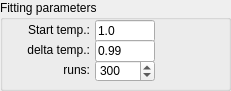
   <widget class="QGroupBox" name="groupBox_3">
    <property name="geometry">
     <rect>
      <x>780</x>
      <y>460</y>
      <width>231</width>
      <height>91</height>
     </rect>
    </property>
    <property name="autoFillBackground">
     <bool>true</bool>
    </property>
    <property name="title">
     <string>Fitting parameters</string>
    </property>
    <widget class="QSpinBox" name="spbNrRuns">
     <property name="enabled">
      <bool>true</bool>
     </property>
     <property name="geometry">
      <rect>
       <x>95</x>
       <y>60</y>
       <width>60</width>
       <height>22</height>
      </rect>
     </property>
     <property name="minimum">
      <number>1</number>
     </property>
     <property name="maximum">
      <number>2000</number>
     </property>
     <property name="value">
      <number>300</number>
     </property>
    </widget>
    <widget class="QLineEdit" name="lineStartTemp">
     <property name="enabled">
      <bool>true</bool>
     </property>
     <property name="geometry">
      <rect>
       <x>95</x>
       <y>20</y>
       <width>60</width>
       <height>22</height>
      </rect>
     </property>
     <property name="text">
      <string>1.0</string>
     </property>
    </widget>
    <widget class="QLabel" name="label_26">
     <property name="geometry">
      <rect>
       <x>9</x>
       <y>20</y>
       <width>81</width>
       <height>20</height>
      </rect>
     </property>
     <property name="text">
      <string>Start temp.:</string>
     </property>
     <property name="alignment">
      <set>Qt::AlignRight|Qt::AlignTrailing|Qt::AlignVCenter</set>
     </property>
     <property name="buddy">
      <cstring>lineCalcQmin</cstring>
     </property>
    </widget>
    <widget class="QLineEdit" name="lineDeltaTemp">
     <property name="enabled">
      <bool>true</bool>
     </property>
     <property name="geometry">
      <rect>
       <x>95</x>
       <y>40</y>
       <width>60</width>
       <height>22</height>
      </rect>
     </property>
     <property name="text">
      <string>0.99</string>
     </property>
    </widget>
    <widget class="QLabel" name="label_28">
     <property name="geometry">
      <rect>
       <x>9</x>
       <y>40</y>
       <width>81</width>
       <height>20</height>
      </rect>
     </property>
     <property name="text">
      <string>delta temp.:</string>
     </property>
     <property name="alignment">
      <set>Qt::AlignRight|Qt::AlignTrailing|Qt::AlignVCenter</set>
     </property>
     <property name="buddy">
      <cstring>lineCalcQmax</cstring>
     </property>
    </widget>
    <widget class="QLabel" name="label_29">
     <property name="geometry">
      <rect>
       <x>40</x>
       <y>60</y>
       <width>50</width>
       <height>20</height>
      </rect>
     </property>
     <property name="text">
      <string>runs:</string>
     </property>
     <property name="alignment">
      <set>Qt::AlignRight|Qt::AlignTrailing|Qt::AlignVCenter</set>
     </property>
     <property name="buddy">
      <cstring>spbCalcNrPoints</cstring>
     </property>
    </widget>
   </widget>
